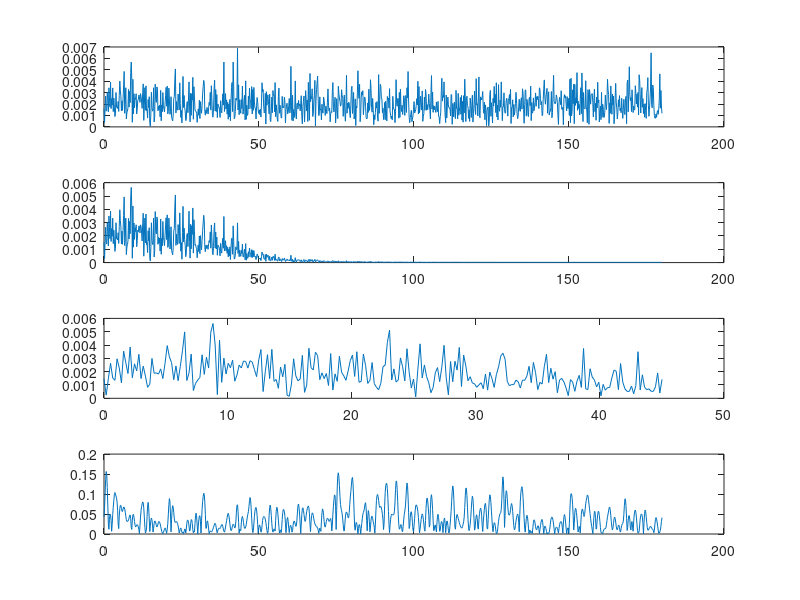
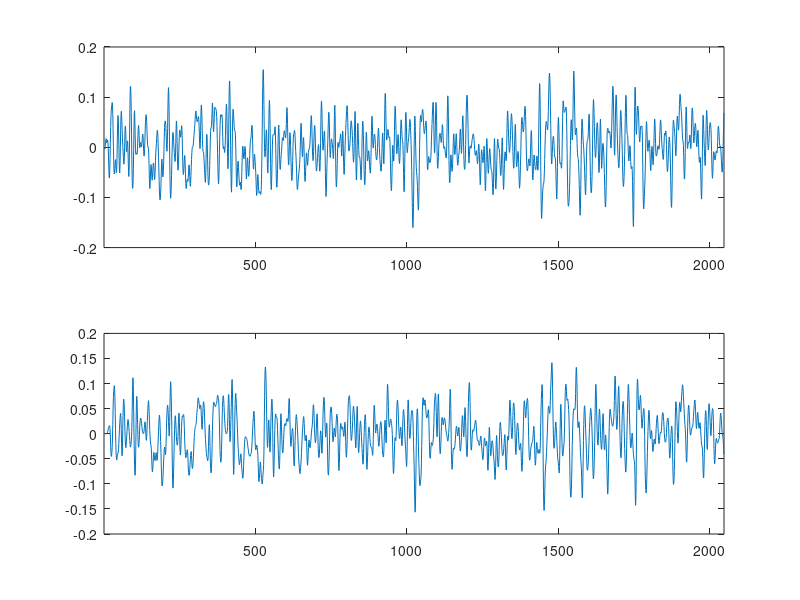

Reproduce these figures in MATLAB, in order.
n = 2048;
a = 0.1;
NFFT = 2^nextpow2(n);
fs = 360;
test_sig = a * randn(1, n);
TEST = fftshift(fft(test_sig, NFFT))/n;
f = linspace(0, fs/2, NFFT/2 + 1);

subplot(4,1,1);
plot(f, abs(TEST(NFFT/2 : end)));

[B, A] = butter(4, 0.2);
y = filter(B, A, test_sig);
Y = fftshift(fft(y, NFFT))/n;
subplot(4,1,2);
plot(f, abs(Y(NFFT/2 : end)));

decimate = y(1 : 4 : end);
nfft_dec = 2^nextpow2(length(decimate));
DEC = fftshift(fft(decimate, nfft_dec))/length(decimate);
f1 = linspace(0, fs/8, nfft_dec/2 + 1);
subplot(4,1,3);
plot(f1, abs(DEC(nfft_dec/2 : end)));

reconstructed = zeros(1, n);
for i = 1 : length(decimate)
    reconstructed(4 * i) = decimate(i);
end
reconstructed = 4 * filter(B, A, reconstructed);

reconstruced_fft = fftshift(fft(reconstructed, NFFT))/n;
subplot(4,1,4);
plot(f, abs(reconstructed(NFFT/2 : end)));

figure;

subplot(2,1,1);
plot(1 : n , y);
xlim([1, n]);

subplot(2,1,2);
plot(1 : n, reconstructed);
xlim([1, n]);